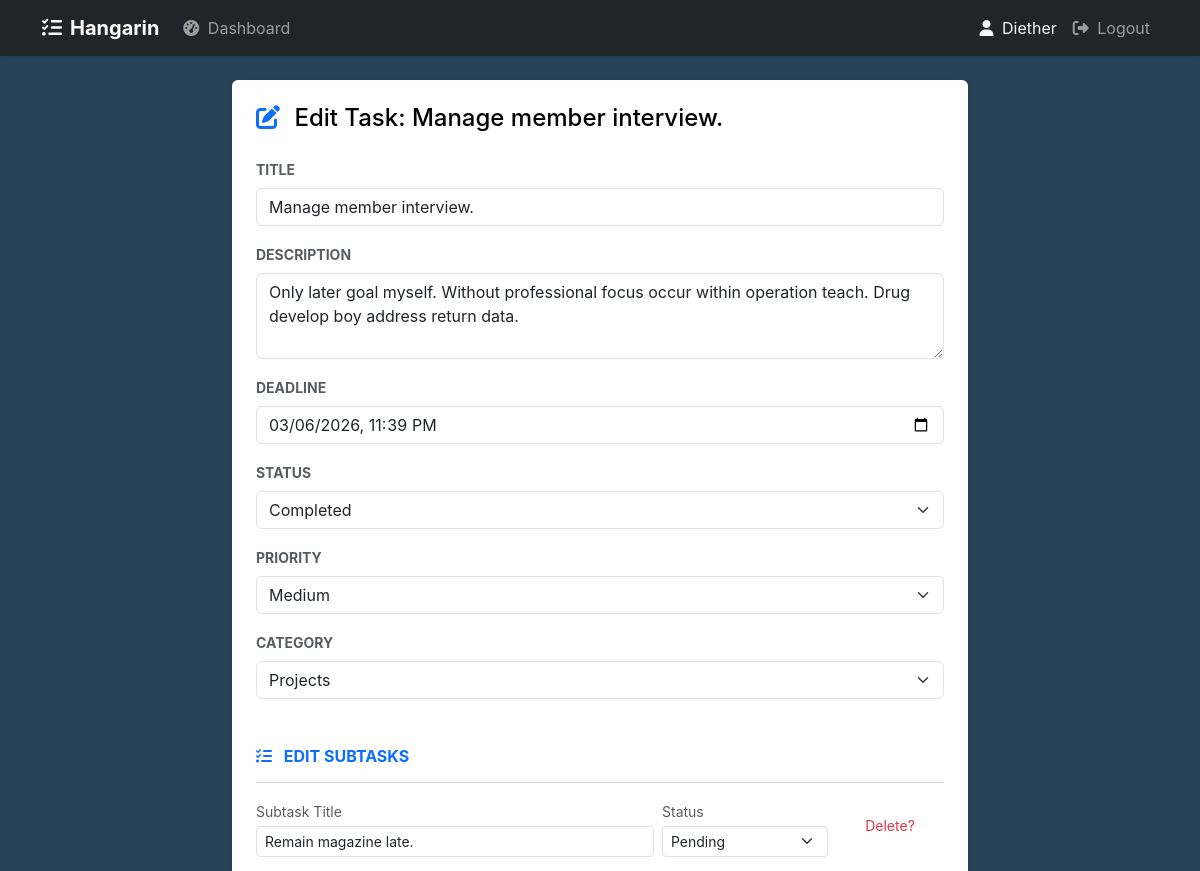
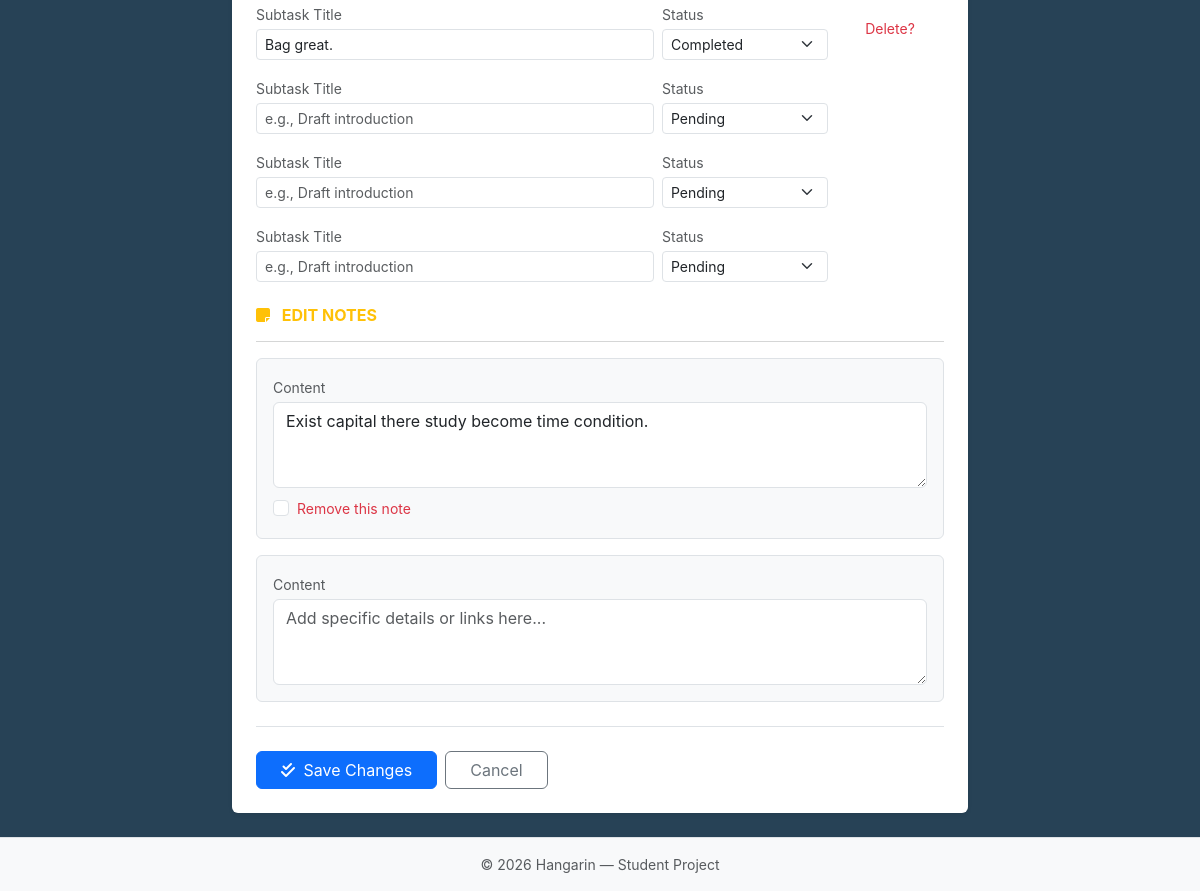
The page /task/edit/19/ (signed in) on the database as committed earlier (2 pictures, top to bottom).
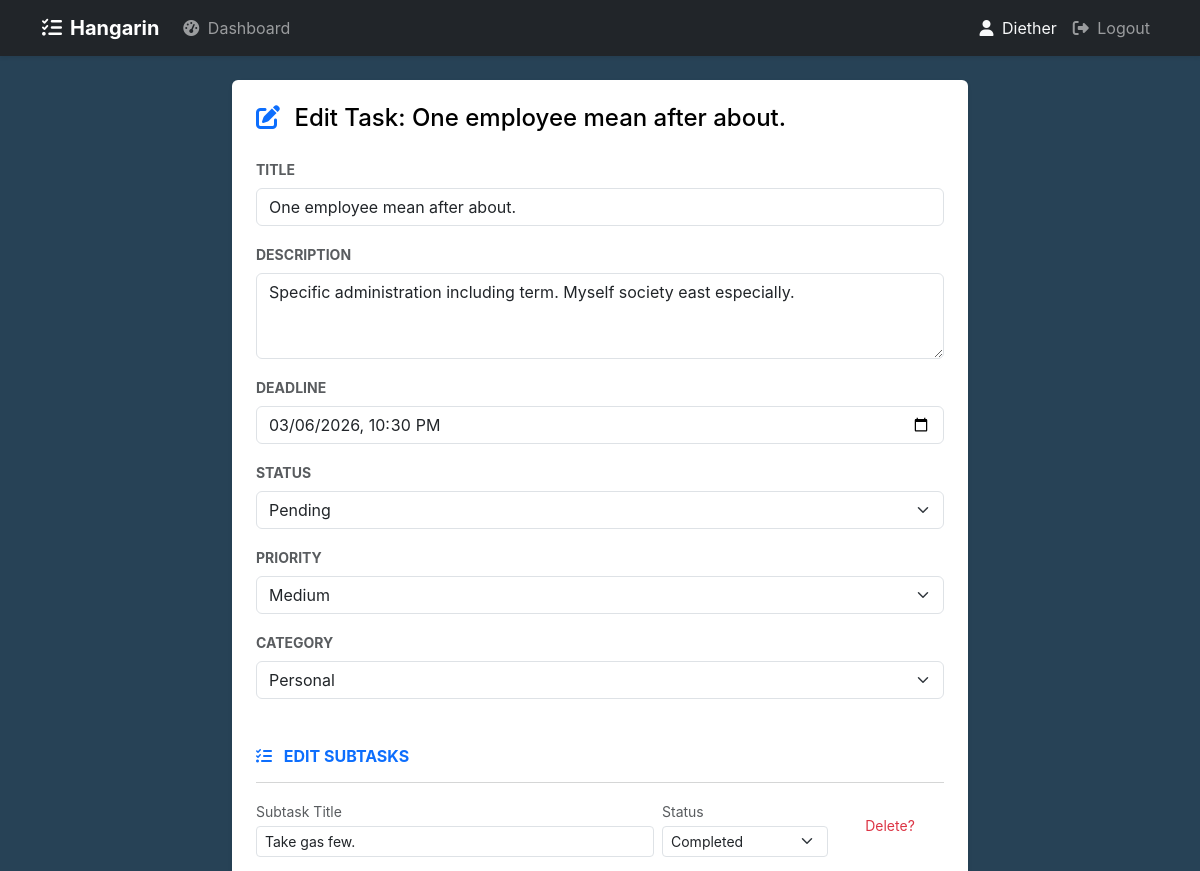
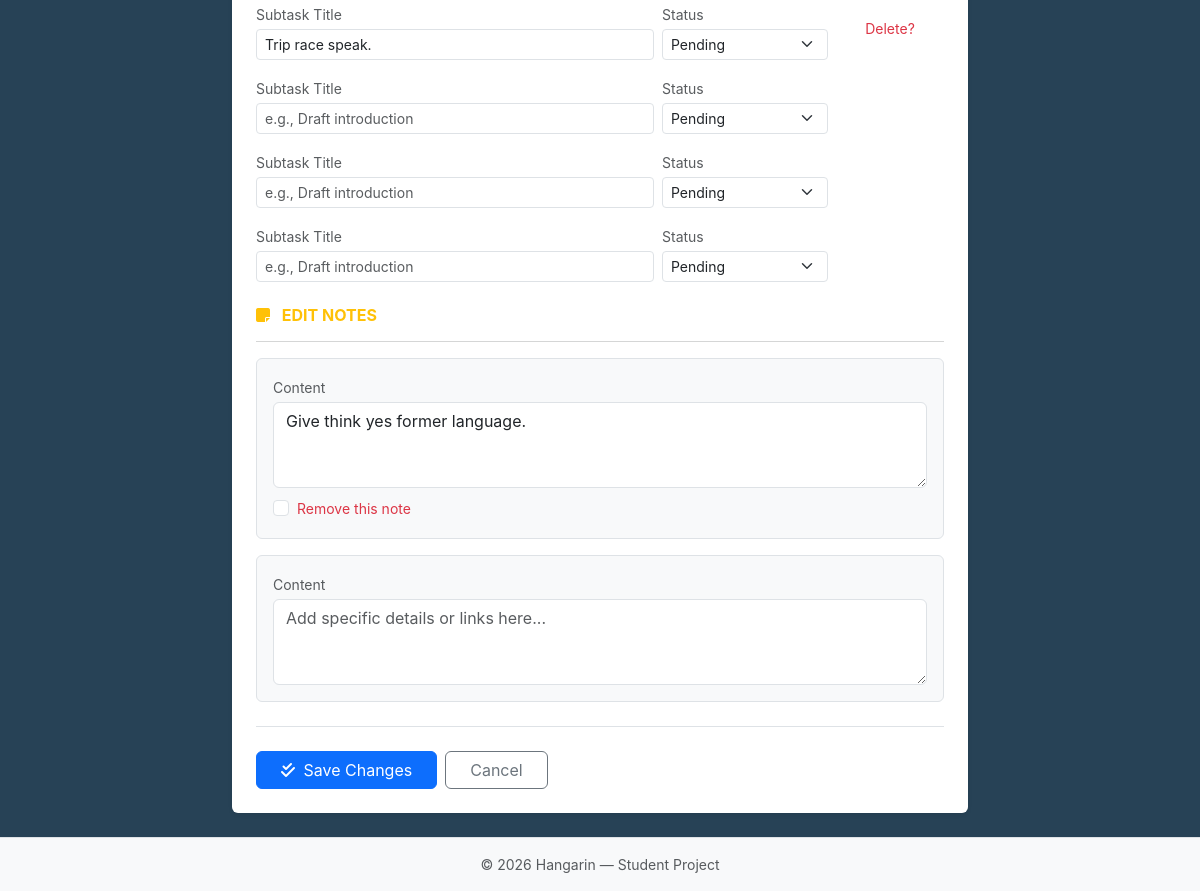
The same page on the database as committed later (2 pictures, top to bottom).
### hangarin/models.py (models this page shows, shortened)
class BaseModel(models.Model):
    created_at = models.DateTimeField(auto_now_add=True)
    updated_at = models.DateTimeField(auto_now=True)
    class Meta:
        abstract = True

class Task(BaseModel):
    user = models.ForeignKey(settings.AUTH_USER_MODEL, on_delete=models.CASCADE)
    STATUS_CHOICES = [
        ("Pending", "Pending"),
        ("In Progress", "In Progress"),
        ("Completed", "Completed"),
    ]
    title = models.CharField(max_length=255)
    description = models.TextField()
    deadline = models.DateTimeField()
    status = models.CharField(max_length=50, choices=STATUS_CHOICES, default="Pending")
    priority = models.ForeignKey(Priority, on_delete=models.CASCADE)
    category = models.ForeignKey(Category, on_delete=models.CASCADE)

### hangarin/views.py (the view, shortened to what this page needs)
# urls.py: path('task/edit/<int:pk>/', views.TaskUpdateView.as_view(), name='task_update'),
class TaskUpdateView(LoginRequiredMixin, UpdateView):
    model = Task
    form_class = TaskForm
    template_name = "hangarin/task_form.html"
    success_url = reverse_lazy("hangarin:dashboard")
    def get_queryset(self):
        return Task.objects.filter(user=self.request.user)
    def get_context_data(self, **kwargs):
        data = super().get_context_data(**kwargs)
        if self.request.POST:
            data['subtasks'] = SubTaskFormSet(self.request.POST, instance=self.object)
            data['notes'] = NoteFormSet(self.request.POST, instance=self.object)
        else:
            data['subtasks'] = SubTaskFormSet(instance=self.object)
            data['notes'] = NoteFormSet(instance=self.object)
        return data

### hangarin/forms.py
class TaskForm(forms.ModelForm):
    deadline = forms.DateTimeField(
        input_formats=["%Y-%m-%dT%H:%M", "%Y-%m-%d %H:%M:%S", "%Y-%m-%d %H:%M"],
        widget=forms.DateTimeInput(attrs={"class": "form-control", "type": "datetime-local"}, format="%Y-%m-%dT%H:%M"),
    )
    class Meta:
        model = Task
        fields = ["title", "description", "deadline", "status", "priority", "category"]
        widgets = {
            "title": forms.TextInput(attrs={"class": "form-control", "placeholder": "Task title"}),
            "description": forms.Textarea(attrs={"class": "form-control", "rows": 3, "placeholder": "Description"}),
            "status": forms.Select(attrs={"class": "form-select"}),
            "priority": forms.Select(attrs={"class": "form-select"}),
            "category": forms.Select(attrs={"class": "form-select"}),
        }

### hangarin/models.py (called while the page is built)
    def __str__(self):
        return self.name

    def __str__(self):
        return self.name

### hangarin/templates/hangarin/task_form.html (shortened to what the changed rows need)
{% extends 'base.html' %}
{% load widget_tweaks %}
{% block content %}
<div class="row justify-content-center">
    <div class="col-md-10 col-lg-8">
        <div class="card border-0 shadow-sm">
            <div class="card-body p-4">
                <h2 class="h4 mb-4">
                  <i class="fa-solid {% if form.instance.pk %}fa-pen-to-square{% else %}fa-plus-circle{% endif %} text-primary me-2"></i>
                  {% if form.instance.pk %}Edit Task: {{ form.instance.title }}{% else %}Add New Task{% endif %}
                </h2>
                <form method="post" novalidate>
                    {% for field in form %}
                    <div class="mb-3">
                        <label for="{{ field.id_for_label }}" class="form-label fw-bold small text-uppercase text-muted">{{ field.label }}</label>
                        {% render_field field class+="form-control" %}
                    </div>
                    {% endfor %}
                    <div class="mt-5 mb-4">
                        <div id="subtask-form-container">
                            {% for sub_form in subtasks %}
                            <div class="row g-2 mb-3 align-items-center subtask-form-row">
                                <div class="col-md-7">
                                    <label class="small text-muted mb-1">Subtask Title</label>
                                    {% render_field sub_form.title class+="form-control form-control-sm" placeholder="e.g., Draft introduction" %}
                                </div>
                                <div class="col-md-3">
                                    <label class="small text-muted mb-1">Status</label>
                                    {% render_field sub_form.status class+="form-select form-select-sm" %}
                                </div>
                                <div class="col-md-2 text-center">
                                    {% if sub_form.instance.pk %}
                                        <label class="small text-danger d-block mb-1">Delete?</label>
                                    {% endif %}
                                </div>
                            </div>
                            {% endfor %}
                        </div>
                    </div>
                    <div class="mt-4 mb-4">
                        <div id="notes-form-container">
                            {% for n_form in notes %}
                            <div class="mb-3 p-3 border rounded bg-light position-relative">
                                <label class="small text-muted mb-1">Content</label>
                                {% render_field n_form.content class+="form-control" placeholder="Add specific details or links here..." rows="3" %}
                                {% if n_form.instance.pk %}
                                <div class="form-check mt-2">
                                    {% render_field n_form.DELETE class="form-check-input" %}
                                    <label class="form-check-label small text-danger">Remove this note</label>
                                </div>
                                {% endif %}
                            </div>
                            {% endfor %}
                        </div>
                    </div>
                    <div class="d-flex gap-2 border-top pt-4">
                    </div>
                </form>
            </div>
        </div>
    </div>
</div>
{% endblock %}

Rows that differ between the two databases and show on the page:
changed Task "Medium": instance "Manage member interview." → "One employee mean after about."; title "Manage member interview." → "One employee mean after about."; description "Only later goal myself. Without professional focus occur within operation teach. Drug develop boy address return data." → "Specific administration including term. Myself society east especially."; deadline "03/06/2026 23:39" → "03/06/2026 22:30"; status "Completed" → "Pending"; category "Projects" → "Personal"
Other text that changed with them:
form field title: "Remain magazine late." → "Take gas few."
form field status: "Pending" → "Completed"
form field title: "Bag great." → "Trip race speak."
form field status: "Completed" → "Pending"
form field content: "Exist capital there study become time condition." → "Give think yes former language."
